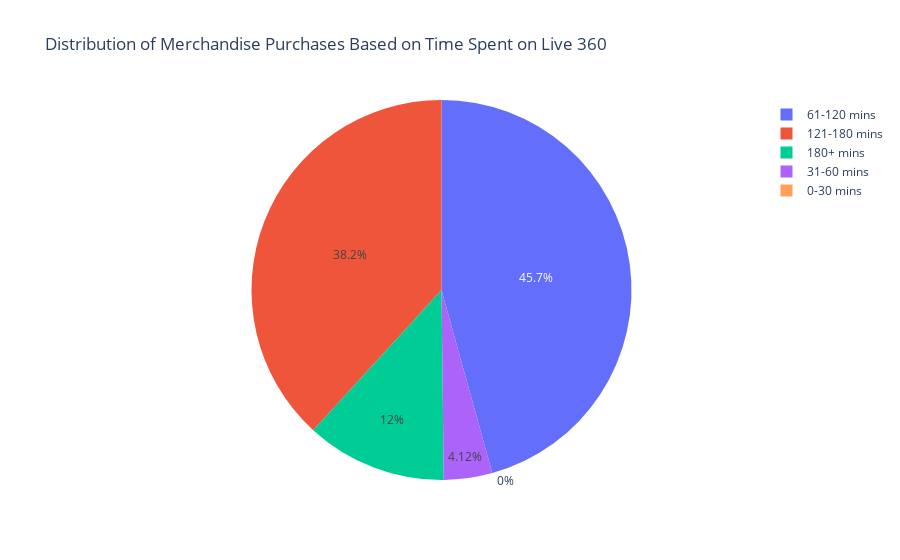

Notebook source saved alongside this figure:
### Code cell
# ------------------- Pie Chart for Time on Live 360 Categories ---------------------
# Segment users based on time spent on Live 360
bins = [0, 30, 60, 120, 180, data['Time on Live 360 (mins)'].max()]
labels = ['0-30 mins', '31-60 mins', '61-120 mins', '121-180 mins', '180+ mins']
data['Time on Live 360 Category'] = pd.cut(data['Time on Live 360 (mins)'], bins=bins, labels=labels)

# Group by Time Category
grouped_data = data.groupby('Time on Live 360 Category')['Virtual Merchandise Purchases'].sum().reset_index()

# Pie Chart for Merchandise Purchases by Time Spent
fig_pie = px.pie(grouped_data, values='Virtual Merchandise Purchases', names='Time on Live 360 Category', 
                 title='Distribution of Merchandise Purchases Based on Time Spent on Live 360',
                 labels={'Time on Live 360 Category': 'Time on Live 360 (mins)'})
fig_pie.show()

# Description for Pie Chart
print("### Merchandise Purchases Pie Chart Description:")
print("This pie chart shows the distribution of virtual merchandise purchases across different categories of time spent on Live 360.")

### Figure 1 — Plotly figure (JSON) as saved in the notebook; plotly's stock layout.template omitted (floating-point values rounded to 4 significant figures)
{"data": [{"domain": {"x": [0, 1], "y": [0, 1]}, "hovertemplate": "Time on Live 360 (mins)=%{label}<br>Virtual Merchandise Purchases=%{value}<extra></extra>", "labels": ["0-30 mins", "31-60 mins", "61-120 mins", "121-180 mins", "180+ mins"], "legendgroup": "", "name": "", "showlegend": true, "type": "pie", "values": [0, 11, 122, 102, 32]}], "layout": {"legend": {"tracegroupgap": 0}, "title": {"text": "Distribution of Merchandise Purchases Based on Time Spent on Live 360"}}}
